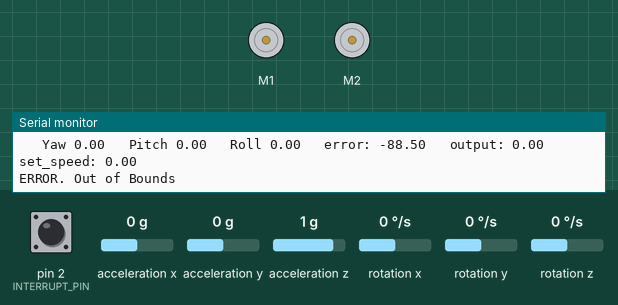
Bench run of a sketch on a simulated Arduino Uno, built with avr-gcc and run on an emulated ATmega328P. Parts: 2 × DC motor (green arrow = forward, orange = backward, longer = faster), the last lines printed to the serial monitor. The test bench sets the inputs (shaded band); at power-on: acceleration x 0 g, acceleration z 1 g, rotation z 0 °/s, pin 2 (INTERRUPT_PIN) HIGH, acceleration y 0 g, rotation x 0 °/s, rotation y 0 °/s. The sensor or clock chip raises its interrupt line as the real part does.

Above: at 2.7 s.
2.8 s: acceleration x set to 0.3 g
At 3.5 s:
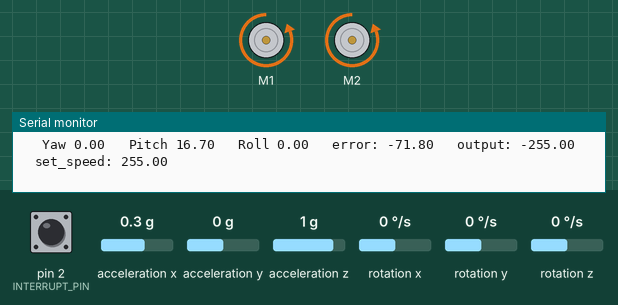
4.3 s: acceleration z set to -0.1 g
At 5.5 s:
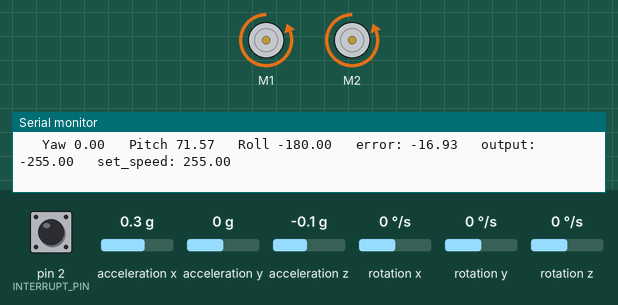
5.8 s: acceleration z set to 0 g
At 6.7 s:
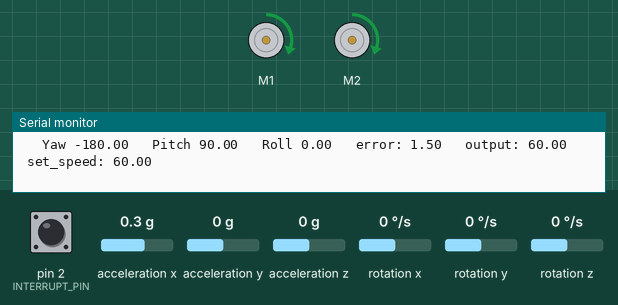
7.3 s: rotation z set to -38 °/s
10.3 s: rotation z set to -43 °/s
13.3 s: acceleration x set to -1.4 g
At 13.8 s:
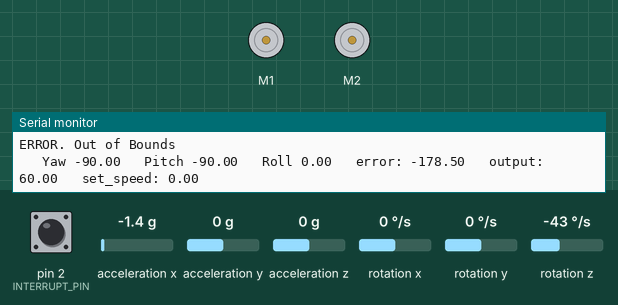
Timing chart, 0 to 15.8 s (numbered marks = the images above; inputs shaded):
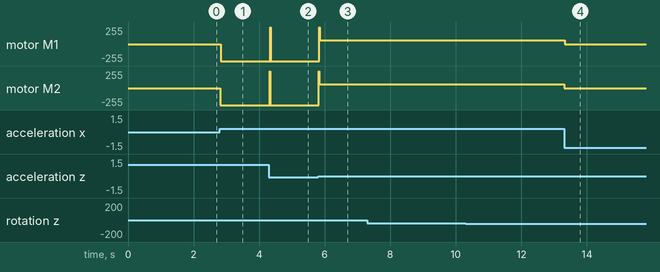

The sketch:

DCMotor_and_IMU.ino
```cpp
// --------------PID-------------------
#include "PID_v1.h"


// --------------MOTOR CONTROL-------------------
#include <Wire.h>
#include "Adafruit_MotorShield.h"
#include "utility/Adafruit_MS_PWMServoDriver.h"


// --------------IMU-------------------
#include "I2Cdev.h"
#include "MPU6050_6Axis_MotionApps20.h"


// --------------DEBUGGING-------------------
// Uncomment to see Telemetry
#define LOG_TELEM
// Uncomment to output serial plot variables
//#define SERIAL_PLOT

long loop_count = 0;
long overflows = 0;


//--------------PID SETPOINTS-------------------
double originalSetpoint = 88.5;  // what angle [DEG] is the IMU when bot is balanced?
double setpoint = originalSetpoint;
//double movingAngleOffset = 0.1;
double input, output;
//int moveState=0; //0 = balance; 1 = back; 2 = forth
double Kp = 40; //50 > Kp > 35  //50 //30
double Kd = 0.7; // 1 > Kd > 0
double Ki = 0;
//double Kp = 35;
//double Kd = 5;
//double Ki = 60;
uint16_t pid_smpl_time_ms = 15;  // How often, in milliseconds, the PID will be evaluated. (originally set to 15)
double pid_speed_max = 255;
double pid_speed_min = -255;
double min_mtr_speed = 25;    // Has to be slow but enough to keep robot oscillating
double max_mtr_speed = 255;
double set_speed = 0;
PID pid(&input, &output, &setpoint, Kp, Ki, Kd, REVERSE);


// --------------MOTOR CONTROL-------------------
// Create the motor shield object with the default I2C address
Adafruit_MotorShield AFMS = Adafruit_MotorShield();
// Or, create it with a different I2C address (say for stacking)
// Adafruit_MotorShield AFMS = Adafruit_MotorShield(0x61);

// Select which 'port' M1, M2, M3 or M4. In this case, M1
Adafruit_DCMotor *left_motor = AFMS.getMotor(1);
// You can also make another motor on port M2
Adafruit_DCMotor *right_motor = AFMS.getMotor(2);


// --------------MPU DATA/STATUS VARS-------------------
MPU6050 mpu;
bool dmpReady = false;  // set true if DMP init was successful
uint8_t mpuIntStatus;   // holds actual interrupt status byte from MPU
uint8_t devStatus;      // return status after each device operation (0 = success, !0 = error)
uint16_t packetSize;    // expected DMP packet size (default is 42 bytes)
uint16_t fifoCount;     // count of all bytes currently in FIFO
uint8_t fifoBuffer[64]; // FIFO storage buffer

// orientation/motion vars
Quaternion q;           // [w, x, y, z]         quaternion container
VectorFloat gravity;    // [x, y, z]            gravity vector
int16_t gyro[3];        // [x, y, z]            gyro vector
float ypr[3];           // [yaw, pitch, roll]   yaw/pitch/roll container and gravity vector
float Yaw, Pitch, Roll; // in degrees

//                       XA      YA     ZA     XG     YG      ZG
int MPUOffsets[6] = {  -2423,  -806,   888,    136,   160,   -110}; //MPU6050 on balanceing bot


// +-+++-------+++++----------+++++++_-0000-------------
// ================================================================
// ===                      MPU DMP SETUP                       ===
// ================================================================
int FifoAlive = 0; // tests if the interrupt is triggering


uint8_t directionality;
bool motor_toggle = true; // true=left;  false = right
// +-+++-------+++++----------+++++++_-0000-------------


// --------------PIN DEFINITIONS-------------------
#define INTERRUPT_PIN 2  // pin 2 as suggested in the forums


volatile bool mpuInterrupt = false;     // indicates whether MPU interrupt pin has gone high
void dmpDataReady()
{
    mpuInterrupt = true;
}


void setup()
{

    // initialize serial communication
    Serial.begin(115200);
    while(!Serial);


    Serial.println(F("Initializing the IO pins..."));
    init_IO();


    Serial.println(F("Joining I2C bus..."));
    i2cSetup();


    Serial.println(F("Initializing MPU6050..."));
    MPU6050Connect();


    Serial.println(F("Initializing PID..."));
    pid_setup();


    Serial.println(F("Initializing Motorboard..."));
    motor_shield_setup();


    Serial.println(F("Finished setup..."));

}


void loop() {
  if (mpuInterrupt ) { // wait for MPU interrupt or extra packet(s) available
    GetDMP(); // Gets the MPU Data and canculates angles

    if (Pitch > 160  || Pitch < 10){
      Serial.print(F("ERROR. Out of Bounds\n"));
      set_speed = 0;
    }
    else
    {
      pid_control();
    }

    if (motor_toggle)
    {
      control_left();
      motor_toggle = false;
    }
    else{
      control_right();
      motor_toggle = true;
    }
  }

  static long QTimer = millis();
  if ((long)( millis() - QTimer ) >= 20) {
    QTimer = millis();

    #ifdef LOG_TELEM
        Serial.print(F("\t Yaw ")); Serial.print(Yaw);
        Serial.print(F("\t Pitch ")); Serial.print(Pitch);
        Serial.print(F("\t Roll ")); Serial.print(Roll);
        Serial.print(F("\t error: ")); Serial.print(Pitch - setpoint);
        Serial.print(F("\t output: ")); Serial.print(output);
        Serial.print(F("\t set_speed: ")); Serial.print(set_speed);
        Serial.println();
    #endif


    #ifdef SERIAL_PLOT
        Serial.print(input);
        Serial.print(",");
        Serial.println(setpoint);
    #endif


  }
}


void init_IO()
{
  pinMode(INTERRUPT_PIN, INPUT);
}

// ================================================================
// ===                      init the IMU                        ===
// ================================================================
void MPU6050Connect() {
  static int MPUInitCntr = 0;
  // initialize device
  mpu.initialize(); // same
  // load and configure the DMP
  devStatus = mpu.dmpInitialize();// same

  if (devStatus != 0) {
    // ERROR!
    // 1 = initial memory load failed
    // 2 = DMP configuration updates failed
    // (if it's going to break, usually the code will be 1)

    char * StatStr[5] { "No Error", "initial memory load failed", "DMP configuration updates failed", "3", "4"};

    MPUInitCntr++;

    Serial.print(F("MPU connection Try #"));
    Serial.println(MPUInitCntr);
    Serial.print(F("DMP Initialization failed (code "));
    Serial.print(StatStr[devStatus]);
    Serial.println(F(")"));

    if (MPUInitCntr >= 10) return; //only try 10 times
    delay(1000);
    MPU6050Connect(); // Lets try again
    return;
  }

  mpu.setXAccelOffset(MPUOffsets[0]);
  mpu.setYAccelOffset(MPUOffsets[1]);
  mpu.setZAccelOffset(MPUOffsets[2]);
  mpu.setXGyroOffset(MPUOffsets[3]);
  mpu.setYGyroOffset(MPUOffsets[4]);
  mpu.setZGyroOffset(MPUOffsets[5]);

  Serial.println(F("Enabling DMP..."));
  mpu.setDMPEnabled(true);
  // enable Arduino interrupt detection

  Serial.println(F("Enabling interrupt detection (Arduino external interrupt pin 2 on the Uno)..."));
  attachInterrupt(0, dmpDataReady, FALLING); //pin 2 on the Uno

  mpuIntStatus = mpu.getIntStatus(); // Same
  // get expected DMP packet size for later comparison
  packetSize = mpu.dmpGetFIFOPacketSize();
  delay(1000); // Let it Stabalize
  mpu.resetFIFO(); // Clear fifo buffer
  mpu.getIntStatus();
  mpuInterrupt = false; // wait for next interrupt

}

// ================================================================
// ===                      i2c SETUP Items                     ===
// ================================================================
void i2cSetup() {
    #if I2CDEV_IMPLEMENTATION == I2CDEV_ARDUINO_WIRE
        Wire.begin();
        TWBR = 24; // 400kHz I2C clock (200kHz if CPU is 8MHz)
        Wire.setClock(400000);
        boolean error = true;
        while (error)
        {
          Wire.beginTransmission(0x68);
          error = Wire.endTransmission(); // if error = 0, we are properly connected
          if (error)
          { // if we aren't properly connected, try connecting again and loop
            Serial.println("  ");
            Serial.println("Not properly connected to I2C, trying again");
            Serial.println(" ");
            Wire.begin();
            TWBR = 24; // 400kHz I2C clock
          }
        }
        Serial.println("Properly connected to I2C");
    #elif I2CDEV_IMPLEMENTATION == I2CDEV_BUILTIN_FASTWIRE
        Fastwire::setup(400, true);
    #endif
}


// ================================================================
// ===                   motor Shield Setup                     ===
// ================================================================
void motor_shield_setup() {
    AFMS.begin();  // create with the default frequency 1.6KHz
    // Set the speed at start to 0(off) so it doesn't go running off. Max speed is 255
    left_motor->setSpeed(0);
    left_motor->run(RELEASE);
    right_motor->setSpeed(0);
    right_motor->run(RELEASE);
}


void pid_setup() {
    pid.SetMode(AUTOMATIC);
    pid.SetSampleTime(pid_smpl_time_ms);
    pid.SetOutputLimits(pid_speed_min, pid_speed_max);  // Motors' top speeds
}

// ================================================================
// ===        read angle values from the DMP on the IMU         ===
// ================================================================
void GetDMP() {
  // Serial.println(F("FIFO interrupt at:"));
  // Serial.println(micros());
  mpuInterrupt = false;
  FifoAlive = 1;
  fifoCount = mpu.getFIFOCount();
  /*
  fifoCount is a 16-bit unsigned value. Indicates the number of bytes stored in the FIFO buffer.
  This number is in turn the number of bytes that can be read from the FIFO buffer and it is
  directly proportional to the number of samples available given the set of sensor data bound
  to be stored in the FIFO
  */

  // PacketSize = 42; refference in MPU6050_6Axis_MotionApps20.h Line 527
  // FIFO Buffer Size = 1024;
  uint16_t MaxPackets = 20;// 20*42=840 leaving us with  2 Packets (out of a total of 24 packets) left before we overflow.
  // If we overflow the entire FIFO buffer will be corrupt and we must discard it!

  // At this point in the code FIFO Packets should be at 1 99% of the time if not we need to look to see where we are skipping samples.
  if ((fifoCount % packetSize) || (fifoCount > (packetSize * MaxPackets)) || (fifoCount < packetSize)) { // we have failed Reset and wait till next time!
//    digitalWrite(LED_PIN, LOW); // lets turn off the blinking light so we can see we are failing.
    Serial.println(F("Reset FIFO"));
    if (fifoCount % packetSize) Serial.print(F("\t Packet corruption")); // fifoCount / packetSize returns a remainder... Not good! This should never happen if all is well.
    Serial.print(F("\tfifoCount ")); Serial.print(fifoCount);
    Serial.print(F("\tpacketSize ")); Serial.print(packetSize);

    mpuIntStatus = mpu.getIntStatus(); // reads MPU6050_RA_INT_STATUS       0x3A
    Serial.print(F("\tMPU Int Status ")); Serial.print(mpuIntStatus , BIN);
    // MPU6050_RA_INT_STATUS       0x3A
    //
    // Bit7, Bit6, Bit5, Bit4          , Bit3       , Bit2, Bit1, Bit0
    // ----, ----, ----, FIFO_OFLOW_INT, I2C_MST_INT, ----, ----, DATA_RDY_INT

    /*
    Bit4 FIFO_OFLOW_INT: This bit automatically sets to 1 when a FIFO buffer overflow interrupt has been generated.
    Bit3 I2C_MST_INT: This bit automatically sets to 1 when an I2C Master interrupt has been generated. For a list of I2C Master interrupts, please refer to Register 54.
    Bit1 DATA_RDY_INT This bit automatically sets to 1 when a Data Ready interrupt is generated.
    */
    if (mpuIntStatus & B10000) { //FIFO_OFLOW_INT
      Serial.print(F("\tFIFO buffer overflow interrupt "));
    }
    if (mpuIntStatus & B1000) { //I2C_MST_INT
      Serial.print(F("\tSlave I2c Device Status Int "));
    }
    if (mpuIntStatus & B1) { //DATA_RDY_INT
      Serial.print(F("\tData Ready interrupt "));
    }
    Serial.println();
    //I2C_MST_STATUS
    //PASS_THROUGH, I2C_SLV4_DONE,I2C_LOST_ARB,I2C_SLV4_NACK,I2C_SLV3_NACK,I2C_SLV2_NACK,I2C_SLV1_NACK,I2C_SLV0_NACK,
    mpu.resetFIFO();// clear the buffer and start over
    mpu.getIntStatus(); // make sure status is cleared we will read it again.
  } else {
    while (fifoCount  >= packetSize) { // Get the packets until we have the latest!
      if (fifoCount < packetSize) break; // Something is left over and we don't want it!!!
      mpu.getFIFOBytes(fifoBuffer, packetSize); // lets do the magic and get the data
      fifoCount -= packetSize;
    }
    MPUMath(); // <<<<<<<<<<<<<<<<<<<<<<<<<<<< On success MPUMath() <<<<<<<<<<<<<<<<<<<
//    digitalWrite(LED_PIN, !digitalRead(LED_PIN)); // Blink the Light
    if (fifoCount > 0) mpu.resetFIFO();
  }
}

// ================================================================
// ===                   PID Implementation                     ===
// ================================================================
void pid_control() {
  input = Pitch;  // we just want to react on the pitch (item index 1 in the ypr list)


  //performing PID calculations and output to motors
  pid.Compute();

  double abs_output = abs(output);
  if (isnan(output))
  {
      abs_output = 0.0;
  }
  // Completely arbitrary assignment. depends on which side of the robot you consider "forward".
  if (output < 0.0)
  {
    directionality = BACKWARD;
    // additionally, output needs to be converted to positive using abs(output)
  }
  else
  {
    directionality = FORWARD;
  }

//  set_speed = max(min_mtr_speed, abs_output);
  set_speed = constrain(abs_output, min_mtr_speed, max_mtr_speed);


}

void control_left()
{

  left_motor->setSpeed(set_speed);
//  left_motor->setSpeed(65); // 50
  left_motor->run(directionality);
}


void control_right()
{
  right_motor->setSpeed(set_speed);
//  right_motor->setSpeed(65); // 50
  right_motor->run(directionality);
}


void MPUMath() {
  mpu.dmpGetQuaternion(&q, fifoBuffer);
  mpu.dmpGetGravity(&gravity, &q);
  mpu.dmpGetYawPitchRoll(ypr, &q, &gravity);
  mpu.resetFIFO(); // trying to prevent the halt
  Yaw = (ypr[0] * 180 / M_PI);
  Pitch = (ypr[1] * 180 / M_PI);
  Roll = (ypr[2] * 180 / M_PI);
}
```

Measured:
- the behaviour switches between 0.1 and 0.2 g on acceleration x (found by bisection; images 0 and 1)
- after the input at 2.8 s, motor M1, motor M2: stopped → backward 255/255 at once
- after the input at 4.3 s, motor M1: backward 255/255 → forward 255/255 at once, → backward 255/255 0.01 s later; motor M2: backward 255/255 → forward 255/255 at once, → backward 255/255 0.02 s later
- after the input at 5.8 s, motor M1, motor M2: backward 255/255 → forward 60/255 at once
- after the input at 13.3 s, motor M1, motor M2: forward 60/255 → stopped at once
